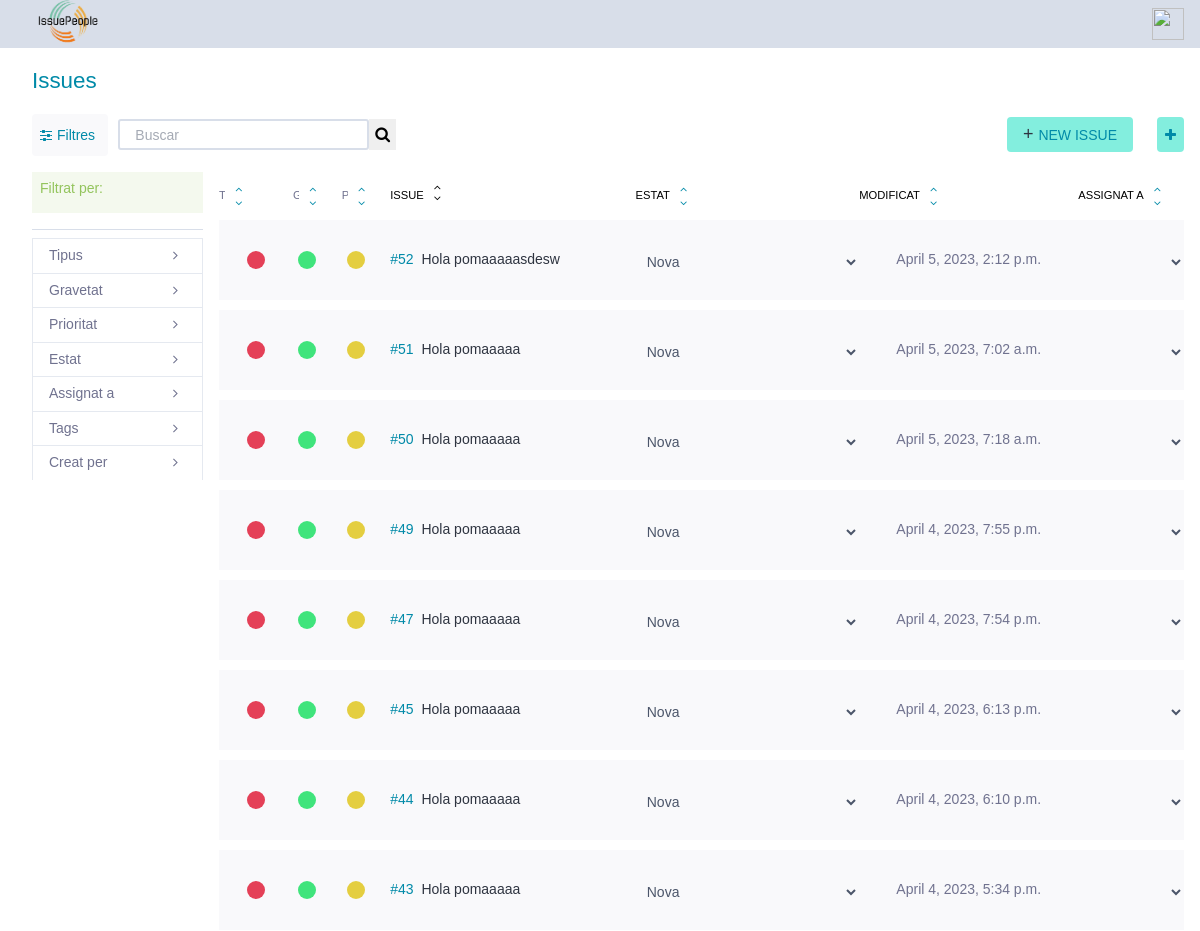
Page /issues/ (signed in, upper part) on the earlier database version.
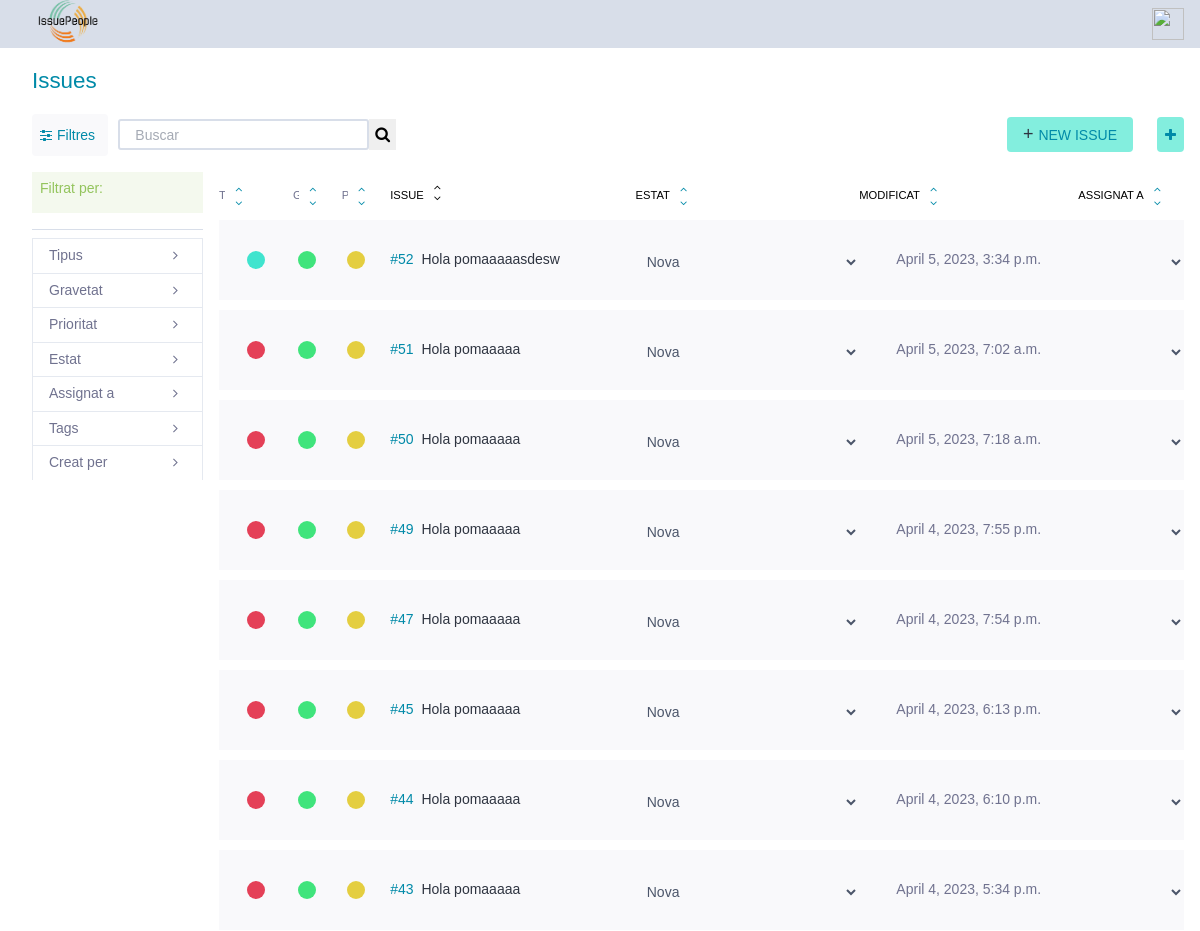
Same page on the later database version.
### issues/models.py (models this page shows)
class Issue(models.Model):
    BUG = 'B'
    PREG = 'P'
    MIL = 'M'
    TTIPUS = (
        (BUG, _('Bug')),
        (PREG, _('Pregunta')),
        (MIL, _('Millora'))
    )
    NOVA = 'N'
    DOING = 'D'
    TEST = 'T'
    CLOSED = 'C'
    INFO = 'I'
    REBUTJADA = 'R'
    PROP = 'P'
    TESTATS = (
        (NOVA, _('Nova')),
        (DOING, _('En curs')),
        (TEST, _('Llesta per testejar')),
        (CLOSED, _('Tancada')),
        (INFO, _('Necessita informació')),
        (REBUTJADA, _('Rebutjada')),
        (PROP, _('Proposada'))
    )
    DESITJ = 'D'
    MENOR = 'M'
    NORMAL = 'N'
    IMP = 'I'
    CRITIC = 'C'
    TGRAVETAT = (
        (DESITJ, _('Desitjada')),
        (MENOR, _('Menor')),
        (NORMAL, _('Normal')),
        (IMP, _('Important')),
        (CRITIC, _('Crítica'))
    )
    BAIXA = 'B'
    MITJA = 'M'
    ALTA = 'A'
    TPRIORITAT = (
        (BAIXA, _('Baixa')),
        (MITJA, _('Normal')),
        (ALTA, _('Alta'))
    )
    id = models.AutoField(primary_key=True, verbose_name=_('Identificador'))
    subject = models.CharField(max_length=500, null=False, blank=False, verbose_name=_('Assumpte'))
    descripcio = models.CharField(max_length=524288, null=True, blank=True, verbose_name=_('Descripció'))
    tipus = models.CharField(choices=TTIPUS, default=BUG, max_length=5, verbose_name=_('Tipus'))
    estat = models.CharField(choices=TESTATS, default=NOVA, max_length=5, verbose_name=_('Estat'))
    gravetat = models.CharField(choices=TGRAVETAT, default=NORMAL, max_length=5, verbose_name=_('Gravetat'))
    prioritat = models.CharField(choices=TPRIORITAT, default=MITJA, max_length=5, verbose_name=_('Prioritat'))
    creador = models.ForeignKey(Usuari, related_name='creats', null=True, blank=True, on_delete=models.DO_NOTHING, verbose_name=_('Creador'))
    assignacio = models.ForeignKey(Usuari, related_name='assignats', null=True, blank=True, on_delete=models.DO_NOTHING, verbose_name=_('Assignada a'))
    observadors = models.ManyToManyField(Usuari, related_name='observats',  verbose_name=_('Observadors'))
    dataCreacio = models.DateTimeField(auto_now_add=True, verbose_name=_('Data creació'))
    dataModificacio = models.DateTimeField(auto_now=True, verbose_name=_('Última modificació'))
    dataLimit = models.DateTimeField(null=True, blank=True, verbose_name=_('Data límit'))
    bloquejat = models.BooleanField(null=False, blank=False, default=False, verbose_name=_('Bloquejat'))
    motiuBloqueig = models.CharField(max_length=50, null=True, blank=True, verbose_name=_('Motiu bloqueig'))
    tags = models.ManyToManyField(Tag, related_name='issues',  verbose_name=_('Tags'))
    def get_types(self):
        return {
            'TTipus': Issue.TTIPUS,
            'TEstats': Issue.TESTATS,
            'TGravetat': Issue.TGRAVETAT,
            'TPrioritat': Issue.TPRIORITAT
        }

### issues/views.py (the view)
# urls.py: path('', views.ListIssueView.as_view(), name='tots_issues'),
class ListIssueView(IsAuthenticatedMixin, FilterView):
    model = Issue
    template_name = 'issue_list.html'
    filterset_class = IssueFilter
    context_object_name = 'issues'
    def get_context_data(self, **kwargs):
        context = super().get_context_data(**kwargs)
        context.update(Issue.get_types(self))
        context.update({
            'usuaris': Usuari.objects.all(),
            'tags': Tag.objects.all(),
        })
        return context
    def get_queryset(self):
        queryset = super().get_queryset()
        filter = IssueFilter(self.request.GET, queryset=queryset)
        order_by = self.request.GET.get('order_by', '-dataCreacio')
        queryset = filter.qs.order_by(order_by)
        return queryset

### issues/templates/issue_list.html (shortened to what the changed rows need)
{% extends 'navbar.html' %}
{% block body %}
<div class="master" style>
    <div class = "wrapper issues lightbox-generic-form">
        <div class="main issue-main">
            <div class="issue-top">
                <header class="issue-header">
                    <h1>
                        <span>Issues</span>
                    </h1>
                </header>
            </div>
            <div class="issue-container">
                <div class="issue-page"style="width: 100%;">
                   <table class="issues-table" style="width: 100%;border-collapse:separate; border-spacing: 0 10px;">
                        {% for issue in issues %}
                            <tr class="row table-main" style="height: 80px;">
                                <td class="level-field" style="padding-left: 20px;padding-right: 20px; text-align: center;
                                vertical-align: middle">
                                        {% if issue.tipus == "B" %}
                                            <div class="level" style="background: rgb(228, 64, 87)"></div>
                                        {%elif issue.tipus == "P"%}
                                            <p class="level" style="background: rgb(81, 120, 211)"></p>
                                        {%elif issue.tipus == "M"%}
                                            <p class="level" style="background:  rgb(64, 228, 206)"></p>
                                        {%endif%}
                                </td>
                                 <td class="level-field" style="padding-right: 20px;text-align: center;
                                 vertical-align: middle;">
                                    {% if issue.gravetat == "D" %}
                                        <div class="level" style="background: rgb(112, 114, 143)"></div>
                                    {%elif issue.gravetat == "M"%}
                                        <p class="level" style="background: rgb(64, 168, 228)"></p>
                                    {%elif issue.gravetat == "N"%}
                                        <p class="level" style="background:  rgb(64, 228, 124)"></p>
                                    {%elif issue.gravetat == "I"%}
                                        <p class="level" style="background:  rgb(228, 162, 64)"></p>
                                    {%elif issue.gravetat == "C"%}
                                        <p class="level" style="background:   rgb(211, 84, 80)"></p>
                                    {%endif%}
                                 </td>
                                 <td class="level-field" style="padding-right: 20px;text-align: center;
                                 vertical-align: middle;">
                                        {% if issue.prioritat == "B" %}
                                            <p class="level" style="background: rgb(168, 228, 64);"></p>
                                        {%elif issue.prioritat == "M"%}
                                            <p class="level" style=" background: rgb(228, 206, 64);;"></p>
                                        {%elif issue.prioritat == "A"%}
                                            <p class="level" style="background:  rgb(228, 124, 64);"></p>
                                        {%endif%}
                                </td>
                                <td class="subject" style="text-align: center;
                                vertical-align: middle;">
                                    <a href="{% url 'editar_issue' issue.id %}" >
                                        <span classe="issue-text" style="display: inline-flex;">
                                            <span class="issue-ref">#{{issue.id}}</span>
                                            <span class="issue-subject">{{issue.subject}}</span>
                                        </span>
                                    </a>
                                </td>
                                <td  style="text-align: center;
                                vertical-align: middle;">
                                <form>
                                <select id="selectStatus" name="estat" type="submit" class="status-button" style="margin-top: 5px; border:none; outline:none;background: none;">
                                    {% for key,value in TEstats %}
                                        {% if issue.estat == key %}
                                            <option selected="selected" value="{{key}}">{{value}}</option>
                                        {%else %}
                                            <option value="{{key}}">{{value}}</option>
                                        {%endif%}
                                    {% endfor %}
                                </select>
                                </form>
                                </td>
                                <td class="modified-field" style="text-align: center;
                                vertical-align: middle;">
                                    <span>{{issue.dataModificacio}}</span>
                                </td>
                                <td class="assigned-field" style="text-align: center;
                                vertical-align: middle;">
                                <form>
                                    <select id="selectUsuari" name="assignat" type="submit" class="assignd-button" style="margin-top: 5px; border:none; outline:none;background: none;">
                                        {% for ususari in usuaris %}
                                            {% if issue.assignacio.user.username == usuari.user.username %}
                                                <option selected="selected" value="{{usuari.user.username}}">{{usuari.user.username}}</option>
                                            {%else %}
                                                <option value="{{usuari.user}}">{{usuari.user}}</option>
                                            {%endif%}
                                        {% endfor %}
                                    </select>
                                    </form>
                                </td>
                            </tr>
                        {% endfor %}
                    </table>
                </div>
            </div>
</div>
</div>
{% endblock %}

Differences in the rows shown:
changed Issue "Hola pomaaaaasdesw": tipus "B" → "M" (drawn); dataModificacio "April 5, 2023, 2:12 p.m." → "April 5, 2023, 3:34 p.m."
